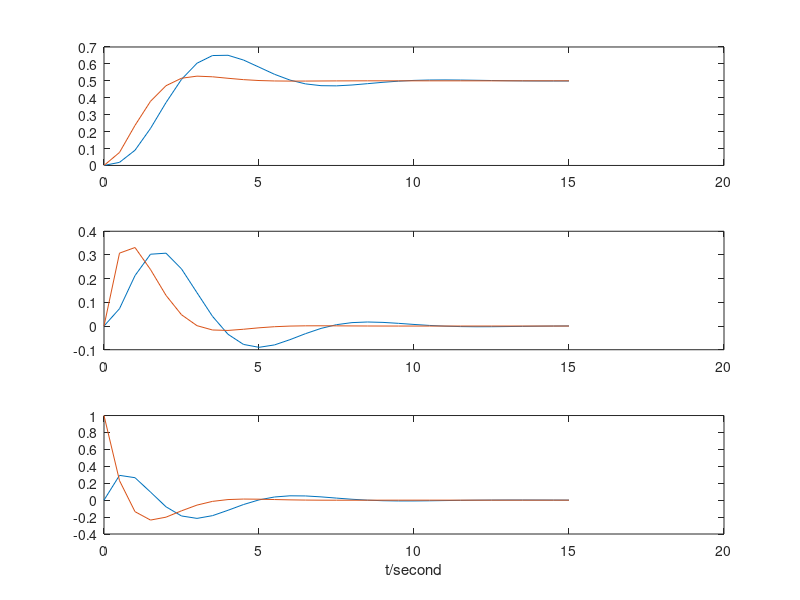

The MATLAB script that drew this image:
%%%%%%%%%%%%%%% for ME6212/Hw_4%%%%%%%%%%%%%%%
% Software: MATLAB R2014a
% Author: Wenjin Tao
% Missouri S&T 
% Copyright(c) by Wenjin Tao
% Date: 02/29/2015

clc;clear;close all;
M = [1 1;1 2];
C = [1 1;1 3];
K = C;
F=[1;2];
K_bar = M + 0.25*C + 0.0625*K;
t=0:0.5:15;
U = zeros(2,31);
V = zeros(2,31);  % velocity
A = zeros(2,31);  % acceleration
A(:,1) = [0;1];
R = zeros(2,31);
for i = 2:31
    R(:,i) = 0.0625*F + M*( U(:,(i-1)) + 0.5*V(:,(i-1)) + 0.0625*A(:,(i-1)) ) + C*( 0.25*U(:,(i-1)) + 0.0625*V(:,(i-1)) );
    U(:,i) = inv(K_bar)*R(:,i);
    A(:,i) = -A(:,i-1) + 16*( U(:,i) - U(:,i-1) - 0.5*V(:,i-1) );
    V(:,i) = V(:,(i-1)) + 0.25*( A(:,i-1)+A(:,i) );
end
r = [t',U',V',A'];  % result
subplot(3,1,1);
    plot(r(:,1),r(:,2)); hold on;
    plot(r(:,1),r(:,3)); hold on;
subplot(3,1,2);
    plot(r(:,1),r(:,4)); hold on;
    plot(r(:,1),r(:,5)); hold on;
subplot(3,1,3);
    plot(r(:,1),r(:,6)); hold on;
    plot(r(:,1),r(:,7)); hold on;
    xlabel('t/second');
